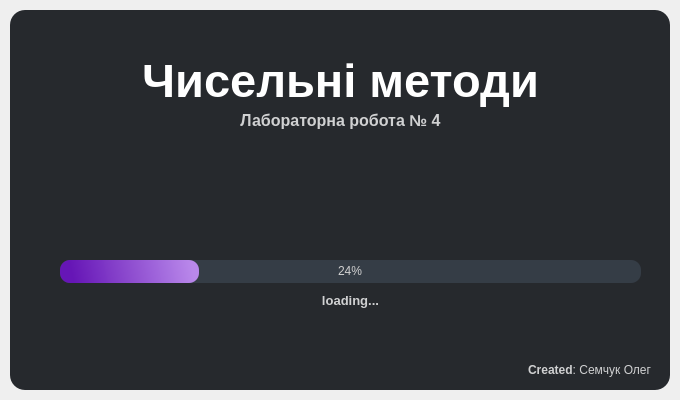
<?xml version="1.0" encoding="UTF-8"?>
<ui version="4.0">
 <class>SplashScreen</class>
 <widget class="QMainWindow" name="SplashScreen">
  <property name="geometry">
   <rect>
    <x>0</x>
    <y>0</y>
    <width>680</width>
    <height>400</height>
   </rect>
  </property>
  <property name="windowTitle">
   <string>MainWindow</string>
  </property>
  <widget class="QWidget" name="centralwidget">
   <layout class="QVBoxLayout" name="verticalLayout">
    <property name="spacing">
     <number>0</number>
    </property>
    <property name="leftMargin">
     <number>10</number>
    </property>
    <property name="topMargin">
     <number>10</number>
    </property>
    <property name="rightMargin">
     <number>10</number>
    </property>
    <property name="bottomMargin">
     <number>10</number>
    </property>
    <item>
     <widget class="QFrame" name="dropShadowFrame">
      <property name="styleSheet">
       <string notr="true">QFrame {
	border-radius: 15px;
	
	background-color: rgb(38, 41, 45);
	color: rgb(132, 0, 198);
}</string>
      </property>
      <property name="frameShape">
       <enum>QFrame::StyledPanel</enum>
      </property>
      <property name="frameShadow">
       <enum>QFrame::Raised</enum>
      </property>
      <widget class="QLabel" name="label_title">
       <property name="geometry">
        <rect>
         <x>0</x>
         <y>20</y>
         <width>661</width>
         <height>101</height>
        </rect>
       </property>
       <property name="font">
        <font>
         <family>Segoe UI</family>
         <pointsize>35</pointsize>
         <weight>75</weight>
         <italic>false</italic>
         <bold>true</bold>
        </font>
       </property>
       <property name="styleSheet">
        <string notr="true">color: rgb(255, 255, 255);
background-color: rgb(38, 41, 45);</string>
       </property>
       <property name="text">
        <string>Чисельні методи</string>
       </property>
       <property name="alignment">
        <set>Qt::AlignCenter</set>
       </property>
      </widget>
      <widget class="QLabel" name="label_description">
       <property name="geometry">
        <rect>
         <x>150</x>
         <y>100</y>
         <width>361</width>
         <height>21</height>
        </rect>
       </property>
       <property name="font">
        <font>
         <family>Segoe UI</family>
         <pointsize>12</pointsize>
         <weight>75</weight>
         <italic>false</italic>
         <bold>true</bold>
        </font>
       </property>
       <property name="styleSheet">
        <string notr="true">color: rgba(255, 255, 255, 200);</string>
       </property>
       <property name="text">
        <string>Лабораторна робота № 4</string>
       </property>
       <property name="alignment">
        <set>Qt::AlignCenter</set>
       </property>
      </widget>
      <widget class="QProgressBar" name="progressBar">
       <property name="geometry">
        <rect>
         <x>50</x>
         <y>250</y>
         <width>581</width>
         <height>23</height>
        </rect>
       </property>
       <property name="styleSheet">
        <string notr="true">QProgressBar{
	background-color: rgb(53, 61, 70);
	color: rgb(209, 209, 209);
	border-style: none;
	border-radius: 10px;
	text-align: center;
}

QProgressBar::chunk{
	
	background-color: qlineargradient(spread:pad, x1:0.085, y1:0.523091, x2:0.96, y2:0.494182, stop:0 rgba(102, 22, 182, 255), stop:1 rgba(190, 139, 241, 246));
	border-radius: 10px;
}</string>
       </property>
       <property name="value">
        <number>24</number>
       </property>
      </widget>
      <widget class="QLabel" name="label_loading">
       <property name="geometry">
        <rect>
         <x>160</x>
         <y>280</y>
         <width>361</width>
         <height>21</height>
        </rect>
       </property>
       <property name="font">
        <font>
         <family>Segoe UI</family>
         <pointsize>10</pointsize>
         <weight>75</weight>
         <italic>false</italic>
         <bold>true</bold>
        </font>
       </property>
       <property name="styleSheet">
        <string notr="true">color: rgba(255, 255, 255, 200);</string>
       </property>
       <property name="text">
        <string>loading...</string>
       </property>
       <property name="alignment">
        <set>Qt::AlignCenter</set>
       </property>
      </widget>
      <widget class="QLabel" name="label_credits">
       <property name="geometry">
        <rect>
         <x>500</x>
         <y>350</y>
         <width>141</width>
         <height>21</height>
        </rect>
       </property>
       <property name="font">
        <font>
         <family>Segoe UI</family>
         <pointsize>9</pointsize>
         <weight>50</weight>
         <italic>false</italic>
         <bold>false</bold>
        </font>
       </property>
       <property name="styleSheet">
        <string notr="true">color: rgba(255, 255, 255, 200);</string>
       </property>
       <property name="text">
        <string>&lt;strong&gt;Created&lt;/strong&gt;: Семчук Олег</string>
       </property>
       <property name="alignment">
        <set>Qt::AlignRight|Qt::AlignTrailing|Qt::AlignVCenter</set>
       </property>
      </widget>
     </widget>
    </item>
   </layout>
  </widget>
 </widget>
 <resources/>
 <connections/>
</ui>
